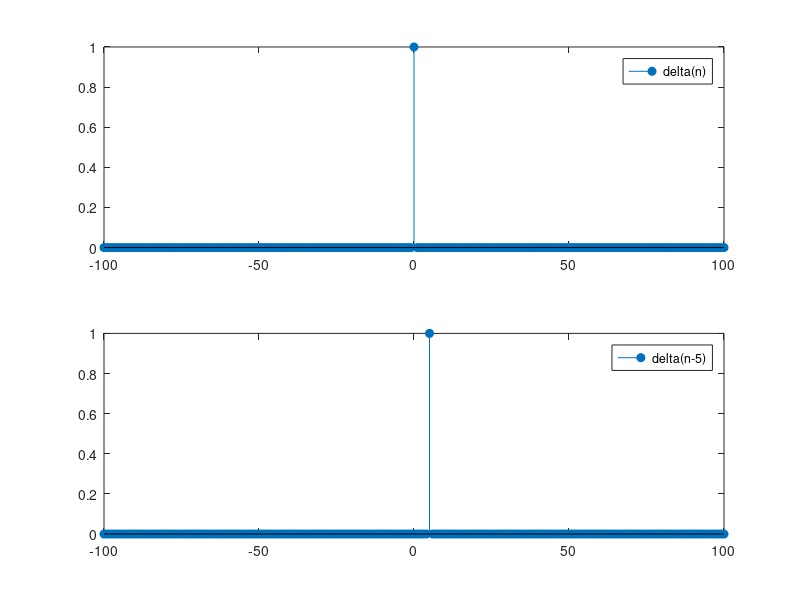

The MATLAB source for this figure:
%% Experiment - 1
% Example - 1
clc;
clear;
figure;

%% Unit Sample Sequence
n = -100: 100;  % Discrete Time Index
delta_n = (n == 0);
subplot(211);
stem(n, delta_n,'filled')
legend("delta(n)")

%% Delayed Unit sample sequence
DELAY = 5;
delta_n_delay = (n == DELAY);
subplot(212);
stem(n, delta_n_delay,'filled')
legend("delta(n-5)")
